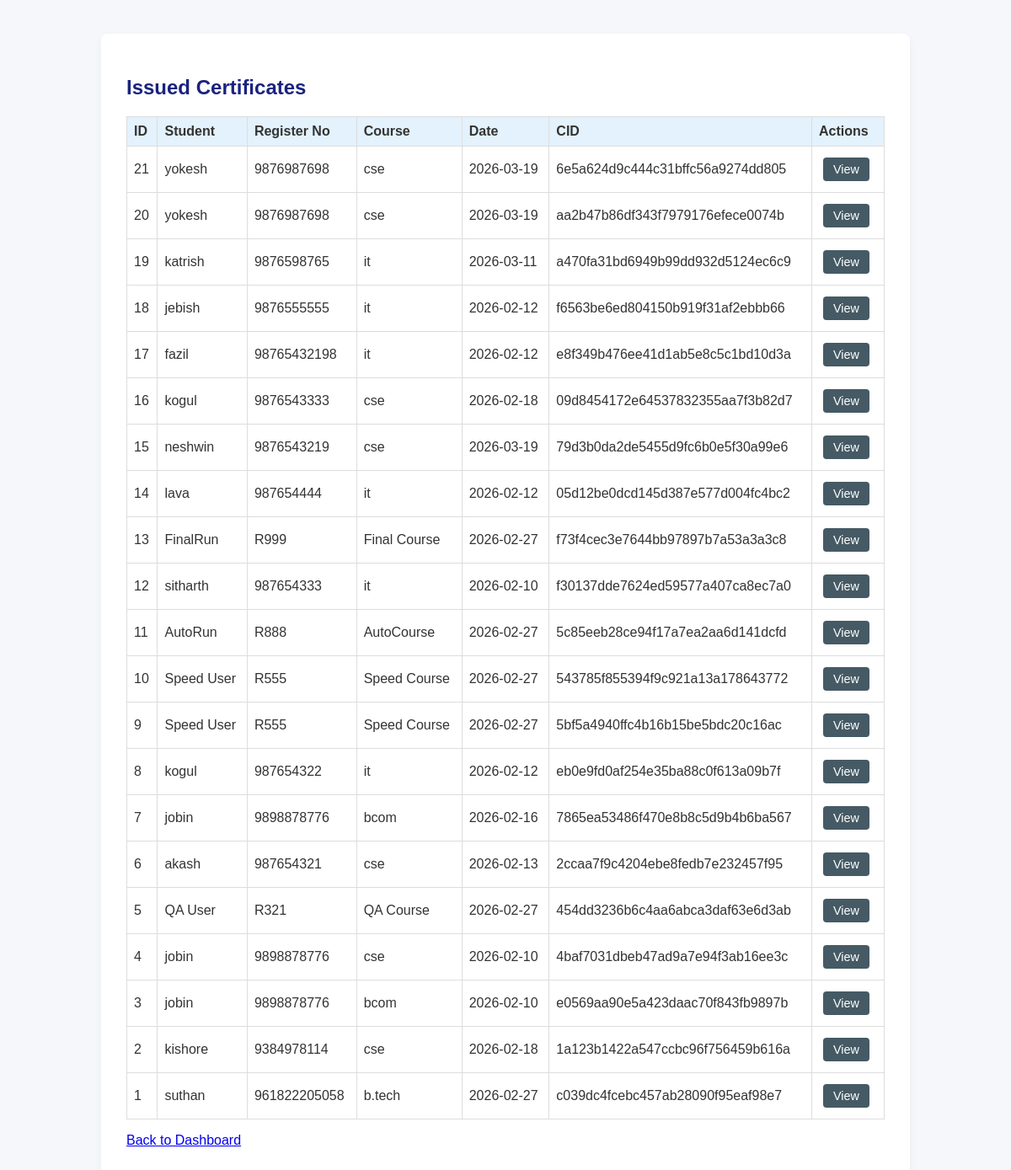
/admin/issued (signed in), run on an earlier commit of the app's database.
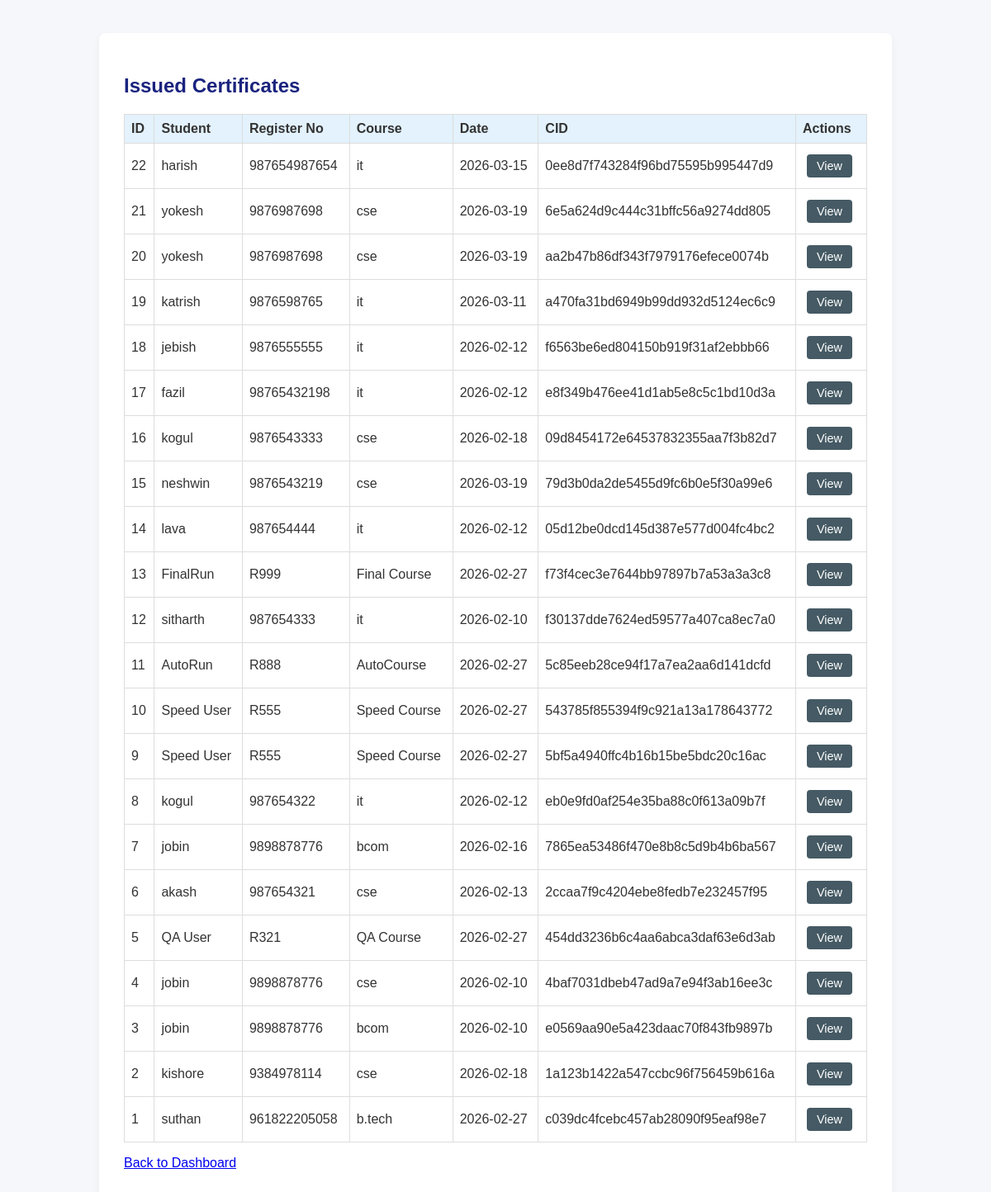
And on a later commit of the database.
### tables this page shows
CREATE TABLE certificates (
            id INTEGER PRIMARY KEY AUTOINCREMENT,
            student_name TEXT NOT NULL,
            register_number TEXT NOT NULL,
            course TEXT NOT NULL,
            issue_date TEXT NOT NULL,
            cid TEXT NOT NULL,
            blockchain_index INTEGER NOT NULL,
            pdf_filename TEXT NOT NULL,
            image_filename TEXT NOT NULL,
            created_at TEXT NOT NULL
        , ai_score REAL DEFAULT NULL, heatmap TEXT DEFAULT NULL, blockchain_tx TEXT DEFAULT NULL);

### routes/admin_routes.py (the view)
@admin_bp.route("/issued")
def issued_certificates():
    if not _require_admin():
        return redirect(url_for("admin.login"))
    certs = get_all_certificates()
    return render_template("issued_list.html", certificates=certs)

### database/init_db.py (called while the page is built)
def get_connection() -> sqlite3.Connection:
    DATABASE_PATH.parent.mkdir(parents=True, exist_ok=True)
    conn = sqlite3.connect(DATABASE_PATH)
    conn.row_factory = sqlite3.Row
    return conn

### models/certificate_model.py (called while the page is built)
def get_all_certificates() -> List[Certificate]:
    conn = get_connection()
    cur = conn.cursor()
    cur.execute("SELECT * FROM certificates ORDER BY created_at DESC")
    rows = cur.fetchall()
    conn.close()
    return [Certificate(**dict(row)) for row in rows]

### routes/admin_routes.py (called while the page is built)
def _require_admin() -> bool:
    return session.get("admin_logged_in", False)

### templates/issued_list.html (shortened to what this page needs)
<!DOCTYPE html>
<html lang="en">
<head>
    <link rel="stylesheet" href="{{ url_for('static', filename='css/style.css') }}">
</head>
<body>
<div class="container">
    <h2>{% if student_view %}My Certificates{% else %}Issued Certificates{% endif %}</h2>
    {% if certificates %}
        <table class="table">
            <thead>
            <tr>
                <th>ID</th>
                <th>Student</th>
                <th>Register No</th>
                <th>Course</th>
                <th>Date</th>
                <th>CID</th>
                <th>Actions</th>
            </tr>
            </thead>
            <tbody>
            {% for cert in certificates %}
                <tr>
                    <td>{{ cert.id }}</td>
                    <td>{{ cert.student_name }}</td>
                    <td>{{ cert.register_number }}</td>
                    <td>{{ cert.course }}</td>
                    <td>{{ cert.issue_date }}</td>
                    <td>{{ cert.cid }}</td>
                    <td>
                        {% if student_view %}
                            <a href="{{ url_for('student.download_certificate', cert_id=cert.id) }}" class="btn small">
                                Download
                            </a>
                        {% else %}
                            <a href="{{ url_for('admin.view_certificate', cert_id=cert.id) }}" class="btn small">
                                View
                            </a>
                        {% endif %}
                    </td>
                </tr>
            {% endfor %}
            </tbody>
        </table>
    {% else %}
        <p>No certificates found.</p>
    {% endif %}
    <p>
        {% if student_view %}
            <a href="{{ url_for('student.dashboard') }}">Back to Dashboard</a>
        {% else %}
            <a href="{{ url_for('admin.dashboard') }}">Back to Dashboard</a>
        {% endif %}
    </p>
</div>
</body>
</html>

### static/css/style.css (style rules this page uses)
body { font-family: Arial, sans-serif; margin: 0; padding: 0; background: #f5f7fb; color: #333; }
.container { max-width: 900px; margin: 40px auto; background: #ffffff; padding: 30px; border-radius: 8px; box-shadow: 0 4px 10px rgba(0, 0, 0, 0.05); }
h1, h2, h3 { color: #1a237e; }
.btn { display: inline-block; padding: 10px 20px; margin: 5px; border-radius: 4px; text-decoration: none; color: #ffffff; background: #455a64; transition: background 0.2s ease; }
.btn.small { padding: 6px 12px; font-size: 0.9em; }
.table { width: 100%; border-collapse: collapse; margin-top: 20px; }
.table th, .table td { border: 1px solid #ddd; padding: 8px; text-align: left; }
.table th { background: #e3f2fd; }

What changed in the data, as far as the page shows it:
added certificates: id "22", student_name "harish", register_number "987654987654", course "it", issue_date "2026-03-15", cid "0ee8d7f743284f96bd75595b995447d9"
